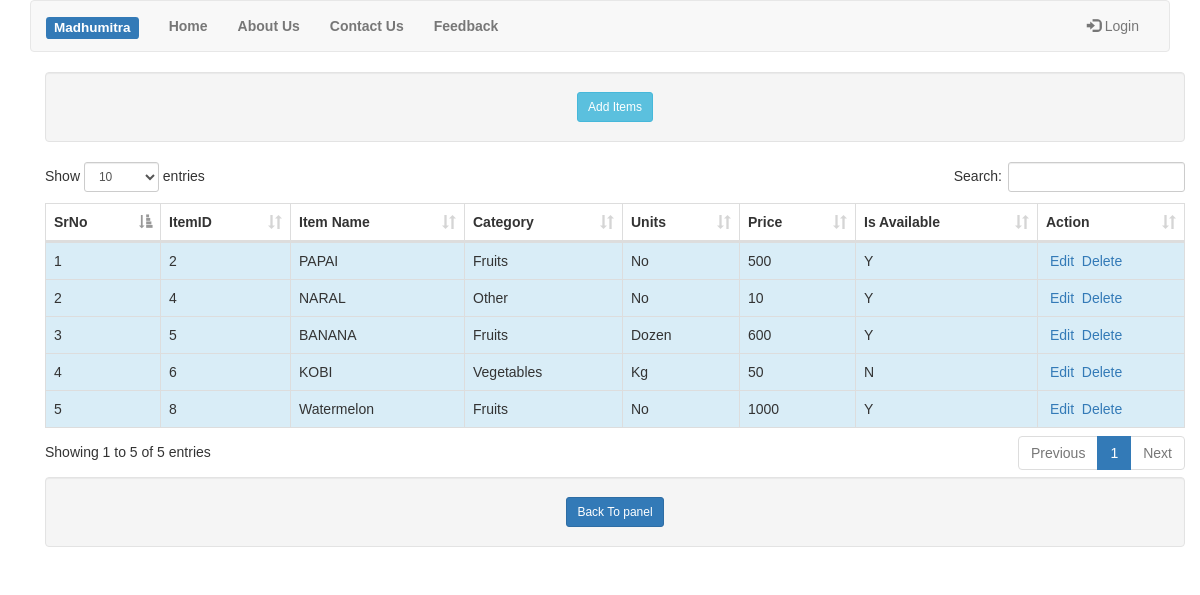
/a_item_list.php, run on the app's committed database.
### tables this page shows
CREATE TABLE IF NOT EXISTS `item_master` (
  `itemid` int(30) NOT NULL AUTO_INCREMENT,
  `iname` varchar(50) NOT NULL,
  `icategory` varchar(50) NOT NULL,
  `iunit` varchar(50) NOT NULL,
  `iprice` int(50) NOT NULL,
  `istatus` varchar(30) NOT NULL,
  PRIMARY KEY (`itemid`)
);

### a_item_list.php (the view, shortened to what this page needs)
<?php
include "header.php";
?>
<div class="container">
	<div class="well text-center" >
		<a href="a_add_item.php" class="btn btn-sm btn-info">Add Items</a>
	</div>
<div class="table-responsive">
	<table id="stud_data" class="table table-hover table-bordered table-striped">
<?php
include "dbi.php";
$query="select * from item_master order by itemid";
$result=mysqli_query($con,$query) or die(mysqli_error($con));
echo "<thead>";
echo "<tr><th>SrNo</th><th>ItemID</th><th>Item Name</th><th>Category</th><th>Units</th><th>Price</th><th>Is Available</th><th>Action</th></tr>";
echo "</thead>";
$cnt=0;
while($row=mysqli_fetch_array($result))
{
	$cnt++;
	$id=$row["itemid"];
	echo "<tr class='info'>";
	echo "<td>$cnt</td>";
	echo "<td>".$row["itemid"]."</td>";
	echo "<td>".$row["iname"]."</td>";
	echo "<td>".$row["icategory"]."</td>";
	echo "<td>".$row["iunit"]."</td>";
	echo "<td>".$row["iprice"]."</td>";
	echo "<td>".$row["istatus"]."</td>";
	echo "<td>";
	echo "&nbsp;<a href='a_edit_item.php?itemid=$id'>Edit</a>";
	echo "&nbsp;&nbsp;<a href='a_del_item.php?itemid=$id'>Delete</a>";
	echo "</td>";
	echo "</tr>";
}
echo "</table>";
?>
	<div class="well text-center" >
		<a href="admin.php" class="btn btn-sm btn-primary">Back To panel</a>
	</div>
</div>
</div>
<?php
include "footer.php";
?>

### header.php (shortened to what this page needs)
<?php
$uname = isset($_SESSION["uname"])?$_SESSION["uname"]:"";
?>
<!DOCTYPE html>
<html lang="en">
<head>
	<link rel="stylesheet" type="text/css" href="css/styles.css">
	<link rel="stylesheet" type="text/css" href="css/bootstrap.css">
	<link rel="stylesheet" type="text/css" href="css/bootstrap.min.css" />
	<link rel="stylesheet" type="text/css" href="css/dataTables.bootstrap.min.css" />
	<link rel="stylesheet" type="text/css" href="css/jquery-ui.css">
</head>
<body>
<div class="container">
<div class="navbar navbar-default">
	<div class="container-fluid">
	<div class="navbar-header">
	<a class="navbar-brand active" href="index.php"> <span class="label label-primary">Madhumitra</span></a>
	</div>
		<div class="collapse navbar-collapse" id="mynavbar-content">
			<ul class="nav navbar-nav">
				<li><a href="index.php"><b>Home</b></a></li>
				<li><a href="about.php"><b>About Us</b></a></li>
				<li><a href="contact.php"><b>Contact Us</b></a></li>
				<li><a href="feedback.php"><b>Feedback</b></a></li>
			</ul>
			<ul class="nav navbar-nav navbar-right">
				<?php
				if(empty($uname))
					echo "<li><a  href='login.php'><span class='glyphicon glyphicon-log-in'></span> Login</a></li>	";
				else
				{
				echo "<li><a  href='logout.php'><span class='glyphicon glyphicon-log-out'></span> Logout $uname</a></li>	";
				}
			?>
    			</ul>
		</div>
	</div>
</div>
<?php
include "footer.php";
?>

### footer.php (shortened to what this page needs)
</html>

### header.php (style rules this page uses)
body { margin: 0; padding: 0; background :#FFFFFF; background-size: cover; background-position: center; font-family: sans-serif; }

### data on the page
item_master: itemid "2", iname "PAPAI", icategory "Fruits", iunit "No", iprice "500", istatus "Y"
item_master: itemid "4", iname "NARAL", icategory "Other", iunit "No", iprice "10", istatus "Y"
item_master: itemid "5", iname "BANANA", icategory "Fruits", iunit "Dozen", iprice "600", istatus "Y"
item_master: itemid "6", iname "KOBI", icategory "Vegetables", iunit "Kg", iprice "50", istatus "N"
item_master: itemid "8", iname "Watermelon", icategory "Fruits", iunit "No", iprice "1000", istatus "Y"
